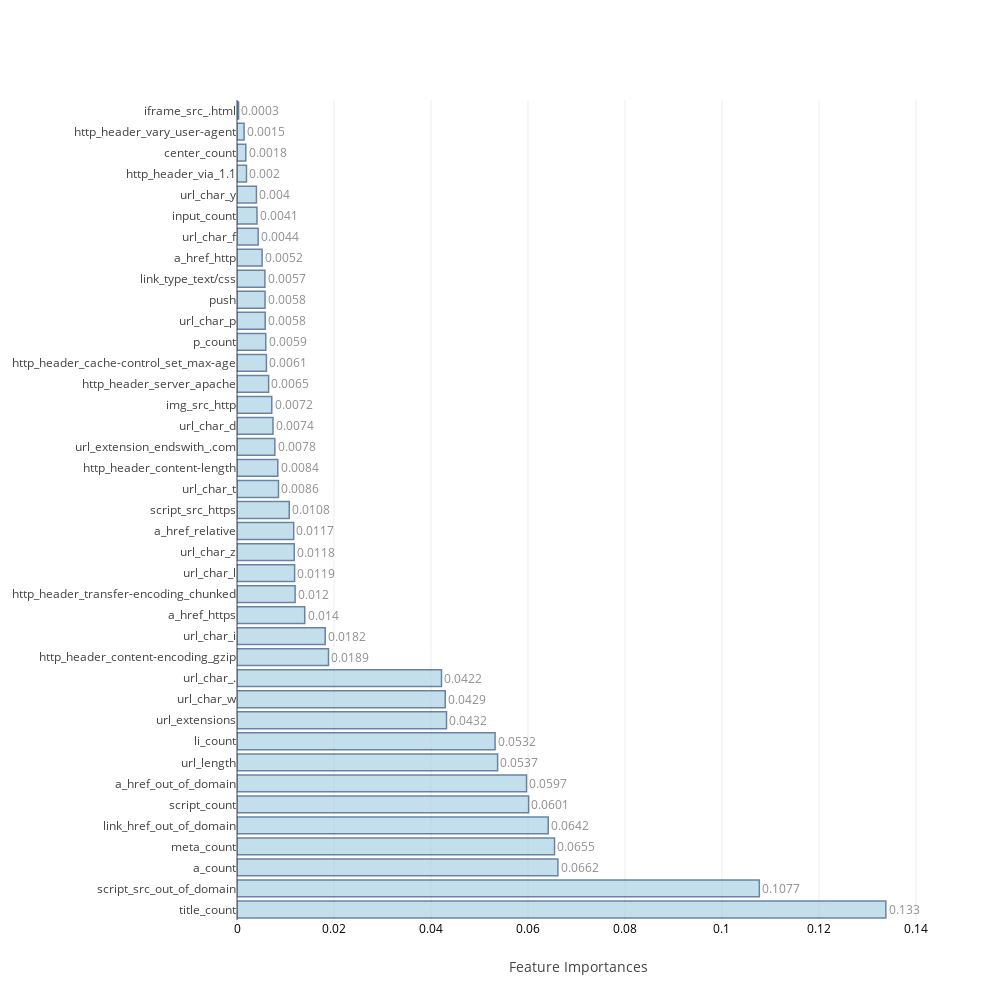
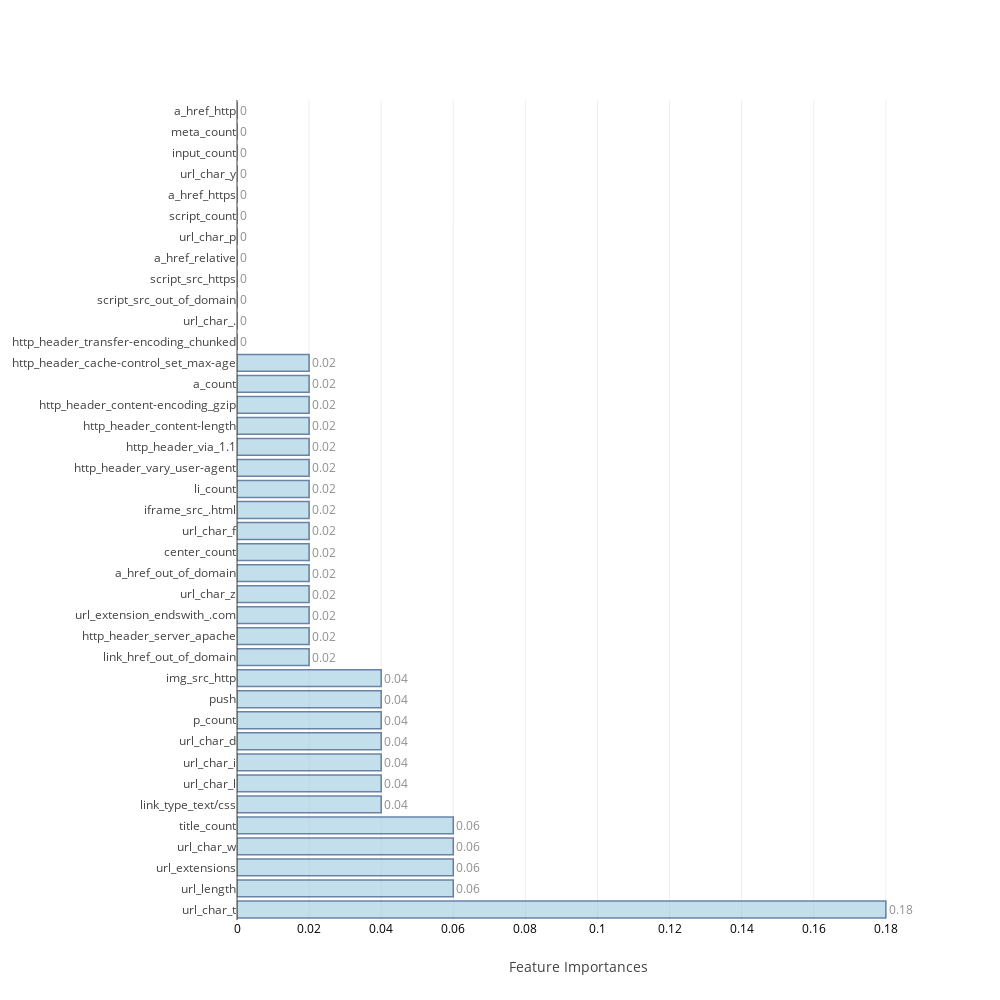

Write notebook code for charts like these, in order.
### Markdown cell above
### <a id='2' style="text-decoration : none; color : #000000;"> 2. OverSampling </a>

### Code cell
sm = SMOTE(random_state=12, ratio = {1:24327})
X_train, Y_train = sm.fit_sample(scaled_X_train,train_Y)


ind_columns=['KNeighborsClassifier','RandomForestClassifier','AdaBoostClassifier',
             'GradientBoostingClassifier','ExtraTreeClassifier','XGB','BaggingClassifier','Neural Network-1']

f=[KNN_model,RandomForest,AdaBoost,GradientBoosting, ExtraTree,XGB,Bagging,DeepLearning1]

## Table to store training and test measures
table_80_50_train=pd.DataFrame(columns=['accuracy','TP','TN','FP','FN','FPR','FNR'])
table_80_50_test=pd.DataFrame(columns=['accuracy','TP','TN','FP','FN','FPR','FNR','auc','MCC','Precision','Recall'])

feat_imp=[None]*5
j=0
for i in range(0,8):
    if i>=1 and i<=5:
        model,cm_train,cm_test,acc_train,acc_test,roc_auc,feat_imp[j],mcc,prec,rec=f[i](X_train,Y_train,scaled_X_test,test_Y,columns)
        j=j+1
    else:
        model,cm_train,cm_test,acc_train,acc_test,roc_auc,mcc,prec,rec=f[i](X_train,Y_train,scaled_X_test,test_Y)
    table_80_50_train.loc[i]=   ([acc_train,cm_train.TP,cm_train.TN,cm_train.FP,cm_train.FN,cm_train.FPR,cm_train.FNR])
    table_80_50_test.loc[i] =   ([acc_test ,cm_test.TP, cm_test.TN, cm_test.FP, cm_test.FN, cm_test.FPR, cm_test.FNR,roc_auc,mcc,prec,rec])
    print("\n")

### Figure 1 — Plotly figure (JSON) as saved in the notebook; plotly's stock layout.template omitted (floating-point values rounded to 4 significant figures)
{"data": [{"marker": {"color": "rgb(158,202,225)", "line": {"color": "rgb(8,48,107)", "width": 1.5}}, "opacity": 0.6, "orientation": "h", "text": [0.1338, 0.1077, 0.0662, 0.0655, 0.0642, 0.0601, 0.0597, 0.0537, 0.0532, 0.0432, 0.0429, 0.0422, 0.0189, 0.0182, 0.014, 0.012, 0.0119, 0.0118, 0.0117, 0.0108, 0.0086, 0.0084, 0.0078, 0.0074, 0.0072, 0.0065, 0.0061, 0.0059, 0.0058, 0.0058, 0.0057, 0.0052, 0.0044, 0.0041, 0.004, 0.002, 0.0018, 0.0015, 0.0003], "textposition": "outside", "type": "bar", "uid": "f55f4ea3-bc2a-4b27-afbd-bc2bca458d9e", "x": [0.1338, 0.1077, 0.06617, 0.06548, 0.06418, 0.06013, 0.0597, 0.05374, 0.05322, 0.0432, 0.04294, 0.04217, 0.01887, 0.01819, 0.01397, 0.01198, 0.01188, 0.0118, 0.01169, 0.01077, 0.008553, 0.008407, 0.007801, 0.007417, 0.00717, 0.006519, 0.006066, 0.005935, 0.005811, 0.005781, 0.00575, 0.005178, 0.004363, 0.004118, 0.004008, 0.001956, 0.001816, 0.001464, 0.0003271], "y": ["title_count", "script_src_out_of_domain", "a_count", "meta_count", "link_href_out_of_domain", "script_count", "a_href_out_of_domain", "url_length", "li_count", "url_extensions", "url_char_w", "url_char_.", "http_header_content-encoding_gzip", "url_char_i", "a_href_https", "http_header_transfer-encoding_chunked", "url_char_l", "url_char_z", "a_href_relative", "script_src_https", "url_char_t", "http_header_content-length", "url_extension_endswith_.com", "url_char_d", "img_src_http", "http_header_server_apache", "http_header_cache-control_set_max-age", "p_count", "url_char_p", "push", "link_type_text/css", "a_href_http", "url_char_f", "input_count", "url_char_y", "http_header_via_1.1", "center_count", "http_header_vary_user-agent", "iframe_src_.html"]}], "layout": {"autosize": false, "height": 1000, "width": 1000, "xaxis": {"tickfont": {"color": "black", "size": 12}, "title": "Feature Importances"}, "yaxis": {"automargin": true}}}

### Figure 2 — Plotly figure (JSON) as saved in the notebook; plotly's stock layout.template omitted (floating-point values rounded to 4 significant figures)
{"data": [{"marker": {"color": "rgb(158,202,225)", "line": {"color": "rgb(8,48,107)", "width": 1.5}}, "opacity": 0.6, "orientation": "h", "text": [0.18, 0.06, 0.06, 0.06, 0.06, 0.04, 0.04, 0.04, 0.04, 0.04, 0.04, 0.04, 0.02, 0.02, 0.02, 0.02, 0.02, 0.02, 0.02, 0.02, 0.02, 0.02, 0.02, 0.02, 0.02, 0.02, 0.02, 0, 0, 0, 0, 0, 0, 0, 0, 0, 0, 0, 0], "textposition": "outside", "type": "bar", "uid": "628e8168-a6d8-412d-9adf-6c7803fa368a", "x": [0.18, 0.06, 0.06, 0.06, 0.06, 0.04, 0.04, 0.04, 0.04, 0.04, 0.04, 0.04, 0.02, 0.02, 0.02, 0.02, 0.02, 0.02, 0.02, 0.02, 0.02, 0.02, 0.02, 0.02, 0.02, 0.02, 0.02, 0, 0, 0, 0, 0, 0, 0, 0, 0, 0, 0, 0], "y": ["url_char_t", "url_length", "url_extensions", "url_char_w", "title_count", "link_type_text/css", "url_char_l", "url_char_i", "url_char_d", "p_count", "push", "img_src_http", "link_href_out_of_domain", "http_header_server_apache", "url_extension_endswith_.com", "url_char_z", "a_href_out_of_domain", "center_count", "url_char_f", "iframe_src_.html", "li_count", "http_header_vary_user-agent", "http_header_via_1.1", "http_header_content-length", "http_header_content-encoding_gzip", "a_count", "http_header_cache-control_set_max-age", "http_header_transfer-encoding_chunked", "url_char_.", "script_src_out_of_domain", "script_src_https", "a_href_relative", "url_char_p", "script_count", "a_href_https", "url_char_y", "input_count", "meta_count", "a_href_http"]}], "layout": {"autosize": false, "height": 1000, "width": 1000, "xaxis": {"tickfont": {"color": "black", "size": 12}, "title": "Feature Importances"}, "yaxis": {"automargin": true}}}
